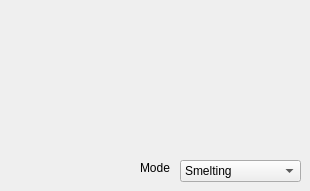
          <widget class="QWidget" name="smeltingTab">
           <attribute name="title">
            <string>Smelting</string>
           </attribute>
           <widget class="QPushButton" name="smeltingInputButton">
            <property name="geometry">
             <rect>
              <x>140</x>
              <y>90</y>
              <width>50</width>
              <height>50</height>
             </rect>
            </property>
            <property name="toolTip">
             <string>&lt;html&gt;&lt;head/&gt;&lt;body&gt;&lt;p&gt;The input for the smelting recipe.&lt;/p&gt;&lt;/body&gt;&lt;/html&gt;</string>
            </property>
            <property name="text">
             <string/>
            </property>
            <property name="flat">
             <bool>true</bool>
            </property>
           </widget>
           <widget class="QPushButton" name="smeltingOutputButton">
            <property name="geometry">
             <rect>
              <x>250</x>
              <y>90</y>
              <width>50</width>
              <height>50</height>
             </rect>
            </property>
            <property name="toolTip">
             <string>&lt;html&gt;&lt;head/&gt;&lt;body&gt;&lt;p&gt;The output for the smelting recipe.&lt;/p&gt;&lt;/body&gt;&lt;/html&gt;</string>
            </property>
            <property name="text">
             <string/>
            </property>
            <property name="flat">
             <bool>true</bool>
            </property>
           </widget>
           <widget class="QLabel" name="smeltingInput">
            <property name="geometry">
             <rect>
              <x>140</x>
              <y>90</y>
              <width>50</width>
              <height>50</height>
             </rect>
            </property>
            <property name="text">
             <string/>
            </property>
           </widget>
           <widget class="QLabel" name="smeltingOutput">
            <property name="geometry">
             <rect>
              <x>250</x>
              <y>90</y>
              <width>50</width>
              <height>50</height>
             </rect>
            </property>
            <property name="text">
             <string/>
            </property>
           </widget>
           <widget class="QLabel" name="label">
            <property name="geometry">
             <rect>
              <x>140</x>
              <y>160</y>
              <width>49</width>
              <height>16</height>
             </rect>
            </property>
            <property name="text">
             <string>Mode</string>
            </property>
           </widget>
           <widget class="QComboBox" name="smeltingModeBox">
            <property name="geometry">
             <rect>
              <x>180</x>
              <y>160</y>
              <width>121</width>
              <height>22</height>
             </rect>
            </property>
            <property name="toolTip">
             <string>&lt;html&gt;&lt;head/&gt;&lt;body&gt;&lt;p&gt;The block that this recipe is assigned to. For example, Campfire_Cooking will make it so this recipe is for a campfire.&lt;/p&gt;&lt;/body&gt;&lt;/html&gt;</string>
            </property>
            <item>
             <property name="text">
              <string>Smelting</string>
             </property>
            </item>
            <item>
             <property name="text">
              <string>Smoking</string>
             </property>
            </item>
            <item>
             <property name="text">
              <string>Blasting</string>
             </property>
            </item>
            <item>
             <property name="text">
              <string>Campfire_Cooking</string>
             </property>
            </item>
           </widget>
           <zorder>smeltingInput</zorder>
           <zorder>smeltingOutput</zorder>
           <zorder>smeltingOutputButton</zorder>
           <zorder>smeltingInputButton</zorder>
           <zorder>label</zorder>
           <zorder>smeltingModeBox</zorder>
          </widget>
